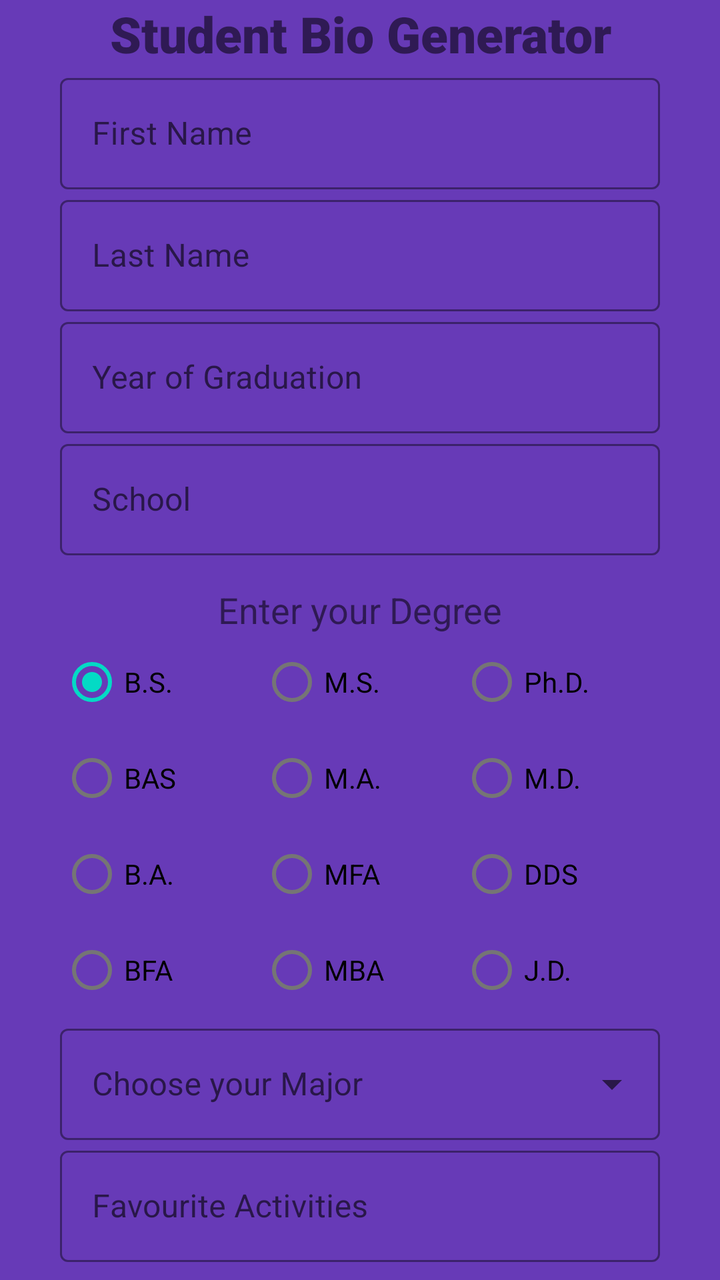
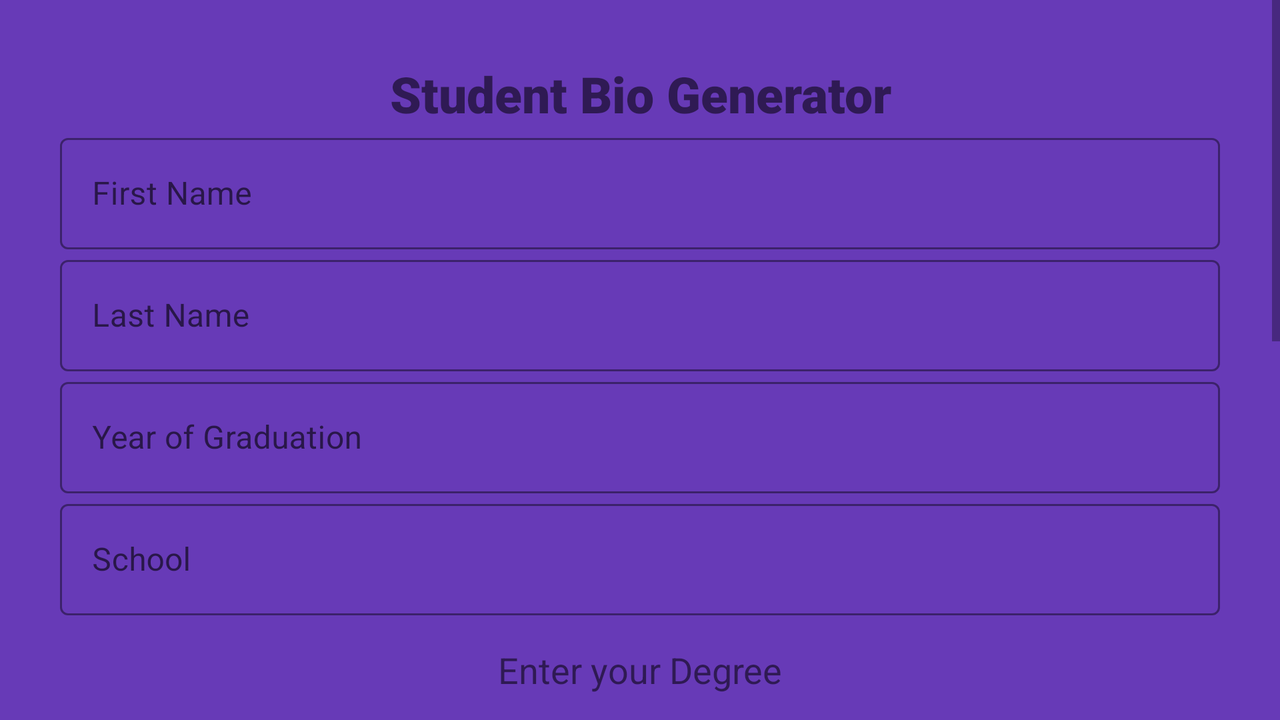

One screen, two layout resources from the same app: the default and the repository's alternative for another configuration. Each is rendered where Android would select it; the XML of both is given below.
<!-- AndroidManifest.xml: application theme Theme.TwoActivityBio -->
<!-- res/layout/activity_main.xml -->
<?xml version="1.0" encoding="utf-8"?>
<layout xmlns:android="http://schemas.android.com/apk/res/android"
    xmlns:app="http://schemas.android.com/apk/res-auto"
    xmlns:tools="http://schemas.android.com/tools">

    <androidx.constraintlayout.widget.ConstraintLayout
        android:layout_width="match_parent"
        android:layout_height="match_parent"
        android:background="#673AB7"
        android:orientation="vertical"
        tools:context=".MainActivity">


        <LinearLayout
            android:layout_width="match_parent"
            android:layout_height="wrap_content"
            android:layout_marginStart="30dp"
            android:layout_marginTop="30dp"
            android:layout_marginEnd="30dp"
            android:layout_marginBottom="30dp"
            android:orientation="vertical"
            app:layout_constraintBottom_toBottomOf="parent"
            app:layout_constraintEnd_toEndOf="parent"
            app:layout_constraintStart_toStartOf="parent"
            app:layout_constraintTop_toTopOf="parent">

            <TextView
                android:id="@+id/textView"
                android:layout_width="match_parent"
                android:layout_height="wrap_content"
                android:fontFamily="sans-serif-black"
                android:text="Student Bio Generator"
                android:textAlignment="center"
                android:textSize="25sp" />

            <com.google.android.material.textfield.TextInputLayout
                style="@style/Widget.MaterialComponents.TextInputLayout.OutlinedBox"
                android:layout_width="match_parent"
                android:layout_height="wrap_content"
                android:hint="First Name"
                app:boxStrokeColor="@color/black"
                app:hintTextColor="@color/black">

                <com.google.android.material.textfield.TextInputEditText
                    android:layout_width="match_parent"
                    android:layout_height="wrap_content"
                    android:id="@+id/firstname"
                    ></com.google.android.material.textfield.TextInputEditText>
            </com.google.android.material.textfield.TextInputLayout>

            <com.google.android.material.textfield.TextInputLayout
                style="@style/Widget.MaterialComponents.TextInputLayout.OutlinedBox"
                android:layout_width="match_parent"
                android:layout_height="wrap_content"
                android:hint="Last Name"
                app:boxStrokeColor="@color/black"
                app:hintTextColor="@color/black">

                <com.google.android.material.textfield.TextInputEditText
                    android:layout_width="match_parent"
                    android:layout_height="wrap_content"
                    android:id="@+id/lastname"></com.google.android.material.textfield.TextInputEditText>
            </com.google.android.material.textfield.TextInputLayout>

            <com.google.android.material.textfield.TextInputLayout
                style="@style/Widget.MaterialComponents.TextInputLayout.OutlinedBox"
                android:layout_width="match_parent"
                android:layout_height="wrap_content"
                android:hint="Year of Graduation"
                app:boxStrokeColor="@color/black"
                app:hintTextColor="@color/black">

                <com.google.android.material.textfield.TextInputEditText
                    android:layout_width="match_parent"
                    android:layout_height="wrap_content"
                    android:id="@+id/gradyear"
                    android:inputType="number"></com.google.android.material.textfield.TextInputEditText>
            </com.google.android.material.textfield.TextInputLayout>

            <com.google.android.material.textfield.TextInputLayout
                style="@style/Widget.MaterialComponents.TextInputLayout.OutlinedBox"
                android:layout_width="match_parent"
                android:layout_height="wrap_content"
                android:hint="School"
                app:boxStrokeColor="@color/black"
                app:hintTextColor="@color/black">

                <com.google.android.material.textfield.TextInputEditText
                    android:layout_width="match_parent"
                    android:layout_height="wrap_content"
                    android:id="@+id/school"></com.google.android.material.textfield.TextInputEditText>
            </com.google.android.material.textfield.TextInputLayout>

            <TextView
                android:id="@+id/textView2"
                android:layout_width="match_parent"
                android:layout_height="wrap_content"
                android:layout_marginTop="15dp"
                android:text="Enter your Degree"
                android:textAlignment="center"
                android:textSize="18sp" />

            <RadioGroup
                android:id="@+id/first_group"
                android:layout_width="match_parent"
                android:layout_height="wrap_content"
                android:orientation="horizontal">

                <RadioButton
                    android:id="@+id/type1"
                    android:layout_width="0dp"
                    android:layout_height="wrap_content"
                    android:layout_weight="1"
                    android:checked="true"
                    android:onClick="onRadioButtonClicked"
                    android:text="B.S." />

                <RadioButton
                    android:id="@+id/type2"
                    android:layout_width="0dp"
                    android:layout_height="wrap_content"
                    android:layout_weight="1"
                    android:onClick="onRadioButtonClicked"
                    android:text="M.S." />

                <RadioButton
                    android:id="@+id/type3"
                    android:layout_width="0dp"
                    android:layout_height="wrap_content"
                    android:layout_weight="1"
                    android:onClick="onRadioButtonClicked"
                    android:text="Ph.D." />
            </RadioGroup>

            <RadioGroup
                android:id="@+id/second_group"
                android:layout_width="match_parent"
                android:layout_height="wrap_content"
                android:layout_below="@id/first_group"
                android:orientation="horizontal">

                <RadioButton
                    android:id="@+id/type4"
                    android:layout_width="0dp"
                    android:layout_height="wrap_content"
                    android:layout_weight="1"
                    android:onClick="onRadioButtonClicked"
                    android:text="BAS" />

                <RadioButton
                    android:id="@+id/type5"
                    android:layout_width="0dp"
                    android:layout_height="wrap_content"
                    android:layout_weight="1"
                    android:onClick="onRadioButtonClicked"
                    android:text="M.A." />

                <RadioButton
                    android:id="@+id/type6"
                    android:layout_width="0dp"
                    android:layout_height="wrap_content"
                    android:layout_weight="1"
                    android:onClick="onRadioButtonClicked"
                    android:text="M.D." />
            </RadioGroup>

            <RadioGroup
                android:id="@+id/third_group"
                android:layout_width="match_parent"
                android:layout_height="wrap_content"
                android:layout_below="@id/second_group"
                android:orientation="horizontal">

                <RadioButton
                    android:id="@+id/type7"
                    android:layout_width="0dp"
                    android:layout_height="wrap_content"
                    android:layout_weight="1"
                    android:onClick="onRadioButtonClicked"
                    android:text="B.A." />

                <RadioButton
                    android:id="@+id/type8"
                    android:layout_width="0dp"
                    android:layout_height="wrap_content"
                    android:layout_weight="1"
                    android:onClick="onRadioButtonClicked"
                    android:text="MFA" />

                <RadioButton
                    android:id="@+id/type9"
                    android:layout_width="0dp"
                    android:layout_height="wrap_content"
                    android:layout_weight="1"
                    android:onClick="onRadioButtonClicked"
                    android:text="DDS" />
            </RadioGroup>

            <RadioGroup
                android:id="@+id/fourth_group"
                android:layout_width="match_parent"
                android:layout_height="wrap_content"
                android:layout_below="@id/third_group"
                android:orientation="horizontal">

                <RadioButton
                    android:id="@+id/type10"
                    android:layout_width="0dp"
                    android:layout_height="wrap_content"
                    android:layout_weight="1"
                    android:onClick="onRadioButtonClicked"
                    android:text="BFA" />

                <RadioButton
                    android:id="@+id/type11"
                    android:layout_width="0dp"
                    android:layout_height="wrap_content"
                    android:layout_weight="1"
                    android:onClick="onRadioButtonClicked"
                    android:text="MBA" />

                <RadioButton
                    android:id="@+id/type12"
                    android:layout_width="0dp"
                    android:layout_height="wrap_content"
                    android:layout_weight="1"
                    android:onClick="onRadioButtonClicked"
                    android:text="J.D." />
            </RadioGroup>


            <com.google.android.material.textfield.TextInputLayout
                style="@style/Widget.MaterialComponents.TextInputLayout.OutlinedBox.ExposedDropdownMenu"
                android:layout_width="match_parent"
                android:layout_height="wrap_content"
                android:hint="Choose your Major"
                app:boxStrokeColor="@color/black"
                app:hintTextColor="@color/black">

                <com.google.android.material.textfield.MaterialAutoCompleteTextView
                    android:id="@+id/combobox"
                    android:layout_width="match_parent"
                    android:layout_height="wrap_content"
                    android:inputType="none" />
            </com.google.android.material.textfield.TextInputLayout>

            <com.google.android.material.textfield.TextInputLayout
                style="@style/Widget.MaterialComponents.TextInputLayout.OutlinedBox"
                android:layout_width="match_parent"
                android:layout_height="wrap_content"
                android:hint="Favourite Activities"
                app:boxStrokeColor="@color/black"
                app:hintTextColor="@color/black">

                <com.google.android.material.textfield.TextInputEditText
                    android:layout_width="match_parent"
                    android:layout_height="wrap_content"
                    android:id="@+id/favactivities"></com.google.android.material.textfield.TextInputEditText>
            </com.google.android.material.textfield.TextInputLayout>

            <com.google.android.material.button.MaterialButton
                android:id="@+id/button"
                style="@style/Widget.MaterialComponents.Button.OutlinedButton"
                android:layout_width="match_parent"
                android:layout_height="wrap_content"
                android:layout_marginBottom="50dp"
                android:text="Generate"
                android:textColor="@color/black"
                app:strokeColor="@color/black" />


        </LinearLayout>

    </androidx.constraintlayout.widget.ConstraintLayout>
</layout>
<!-- resources referenced by this layout -->
<resources>
  <style name="Theme.TwoActivityBio" parent="Theme.MaterialComponents.DayNight.NoActionBar">
          <item name="android:windowFullscreen">true</item>
          
          <item name="colorPrimary">@color/purple_500</item>
          <item name="colorPrimaryVariant">@color/purple_700</item>
          <item name="colorOnPrimary">@color/white</item>
          
          <item name="colorSecondary">@color/teal_200</item>
          <item name="colorSecondaryVariant">@color/teal_700</item>
          <item name="colorOnSecondary">@color/black</item>
          
          <item name="android:statusBarColor" tools:targetApi="l">?attr/colorPrimaryVariant</item>
          
      </style>
</resources>
<!-- res/layout-land/activity_main.xml (the repository's variant of the layout above) -->
<!-- drawn on the phone turned sideways -->
<?xml version="1.0" encoding="utf-8"?>
<layout xmlns:android="http://schemas.android.com/apk/res/android"
    xmlns:app="http://schemas.android.com/apk/res-auto"
    xmlns:tools="http://schemas.android.com/tools">

    <androidx.constraintlayout.widget.ConstraintLayout
        android:layout_width="match_parent"
        android:layout_height="match_parent"
        android:background="#673AB7"
        android:orientation="vertical"
        tools:context=".MainActivity">

        <ScrollView
            android:layout_width="match_parent"
            android:layout_height="match_parent">

            <LinearLayout
                android:layout_width="match_parent"
                android:layout_height="wrap_content"
                android:layout_marginStart="30dp"
                android:layout_marginTop="30dp"
                android:layout_marginEnd="30dp"
                android:layout_marginBottom="30dp"
                android:orientation="vertical"
                app:layout_constraintBottom_toBottomOf="parent"
                app:layout_constraintEnd_toEndOf="parent"
                app:layout_constraintStart_toStartOf="parent"
                app:layout_constraintTop_toTopOf="parent">

                <TextView
                    android:id="@+id/textView"
                    android:layout_width="match_parent"
                    android:layout_height="wrap_content"
                    android:fontFamily="sans-serif-black"
                    android:text="Student Bio Generator"
                    android:textAlignment="center"
                    android:textSize="25sp" />

                <com.google.android.material.textfield.TextInputLayout
                    style="@style/Widget.MaterialComponents.TextInputLayout.OutlinedBox"
                    android:layout_width="match_parent"
                    android:layout_height="wrap_content"
                    android:hint="First Name"
                    app:boxStrokeColor="@color/black"
                    app:hintTextColor="@color/black">

                    <com.google.android.material.textfield.TextInputEditText
                        android:id="@+id/firstname"
                        android:layout_width="match_parent"
                        android:layout_height="wrap_content"></com.google.android.material.textfield.TextInputEditText>
                </com.google.android.material.textfield.TextInputLayout>

                <com.google.android.material.textfield.TextInputLayout
                    style="@style/Widget.MaterialComponents.TextInputLayout.OutlinedBox"
                    android:layout_width="match_parent"
                    android:layout_height="wrap_content"
                    android:hint="Last Name"
                    app:boxStrokeColor="@color/black"
                    app:hintTextColor="@color/black">

                    <com.google.android.material.textfield.TextInputEditText
                        android:id="@+id/lastname"
                        android:layout_width="match_parent"
                        android:layout_height="wrap_content"></com.google.android.material.textfield.TextInputEditText>
                </com.google.android.material.textfield.TextInputLayout>

                <com.google.android.material.textfield.TextInputLayout
                    style="@style/Widget.MaterialComponents.TextInputLayout.OutlinedBox"
                    android:layout_width="match_parent"
                    android:layout_height="wrap_content"
                    android:hint="Year of Graduation"
                    app:boxStrokeColor="@color/black"
                    app:hintTextColor="@color/black">

                    <com.google.android.material.textfield.TextInputEditText
                        android:id="@+id/gradyear"
                        android:layout_width="match_parent"
                        android:layout_height="wrap_content"
                        android:inputType="number"></com.google.android.material.textfield.TextInputEditText>
                </com.google.android.material.textfield.TextInputLayout>

                <com.google.android.material.textfield.TextInputLayout
                    style="@style/Widget.MaterialComponents.TextInputLayout.OutlinedBox"
                    android:layout_width="match_parent"
                    android:layout_height="wrap_content"
                    android:hint="School"
                    app:boxStrokeColor="@color/black"
                    app:hintTextColor="@color/black">

                    <com.google.android.material.textfield.TextInputEditText
                        android:id="@+id/school"
                        android:layout_width="match_parent"
                        android:layout_height="wrap_content"></com.google.android.material.textfield.TextInputEditText>
                </com.google.android.material.textfield.TextInputLayout>

                <TextView
                    android:id="@+id/textView2"
                    android:layout_width="match_parent"
                    android:layout_height="wrap_content"
                    android:layout_marginTop="15dp"
                    android:text="Enter your Degree"
                    android:textAlignment="center"
                    android:textSize="18sp" />

                <RadioGroup
                    android:id="@+id/first_group"
                    android:layout_width="match_parent"
                    android:layout_height="wrap_content"
                    android:orientation="horizontal">

                    <RadioButton
                        android:id="@+id/type1"
                        android:layout_width="0dp"
                        android:layout_height="wrap_content"
                        android:layout_weight="1"
                        android:checked="true"
                        android:onClick="onRadioButtonClicked"
                        android:text="B.S." />

                    <RadioButton
                        android:id="@+id/type2"
                        android:layout_width="0dp"
                        android:layout_height="wrap_content"
                        android:layout_weight="1"
                        android:onClick="onRadioButtonClicked"
                        android:text="M.S." />

                    <RadioButton
                        android:id="@+id/type3"
                        android:layout_width="0dp"
                        android:layout_height="wrap_content"
                        android:layout_weight="1"
                        android:onClick="onRadioButtonClicked"
                        android:text="Ph.D." />
                </RadioGroup>

                <RadioGroup
                    android:id="@+id/second_group"
                    android:layout_width="match_parent"
                    android:layout_height="wrap_content"
                    android:layout_below="@id/first_group"
                    android:orientation="horizontal">

                    <RadioButton
                        android:id="@+id/type4"
                        android:layout_width="0dp"
                        android:layout_height="wrap_content"
                        android:layout_weight="1"
                        android:onClick="onRadioButtonClicked"
                        android:text="BAS" />

                    <RadioButton
                        android:id="@+id/type5"
                        android:layout_width="0dp"
                        android:layout_height="wrap_content"
                        android:layout_weight="1"
                        android:onClick="onRadioButtonClicked"
                        android:text="M.A." />

                    <RadioButton
                        android:id="@+id/type6"
                        android:layout_width="0dp"
                        android:layout_height="wrap_content"
                        android:layout_weight="1"
                        android:onClick="onRadioButtonClicked"
                        android:text="M.D." />
                </RadioGroup>

                <RadioGroup
                    android:id="@+id/third_group"
                    android:layout_width="match_parent"
                    android:layout_height="wrap_content"
                    android:layout_below="@id/second_group"
                    android:orientation="horizontal">

                    <RadioButton
                        android:id="@+id/type7"
                        android:layout_width="0dp"
                        android:layout_height="wrap_content"
                        android:layout_weight="1"
                        android:onClick="onRadioButtonClicked"
                        android:text="B.A." />

                    <RadioButton
                        android:id="@+id/type8"
                        android:layout_width="0dp"
                        android:layout_height="wrap_content"
                        android:layout_weight="1"
                        android:onClick="onRadioButtonClicked"
                        android:text="MFA" />

                    <RadioButton
                        android:id="@+id/type9"
                        android:layout_width="0dp"
                        android:layout_height="wrap_content"
                        android:layout_weight="1"
                        android:onClick="onRadioButtonClicked"
                        android:text="DDS" />
                </RadioGroup>

                <RadioGroup
                    android:id="@+id/fourth_group"
                    android:layout_width="match_parent"
                    android:layout_height="wrap_content"
                    android:layout_below="@id/third_group"
                    android:orientation="horizontal">

                    <RadioButton
                        android:id="@+id/type10"
                        android:layout_width="0dp"
                        android:layout_height="wrap_content"
                        android:layout_weight="1"
                        android:onClick="onRadioButtonClicked"
                        android:text="BFA" />

                    <RadioButton
                        android:id="@+id/type11"
                        android:layout_width="0dp"
                        android:layout_height="wrap_content"
                        android:layout_weight="1"
                        android:onClick="onRadioButtonClicked"
                        android:text="MBA" />

                    <RadioButton
                        android:id="@+id/type12"
                        android:layout_width="0dp"
                        android:layout_height="wrap_content"
                        android:layout_weight="1"
                        android:onClick="onRadioButtonClicked"
                        android:text="J.D." />
                </RadioGroup>


                <com.google.android.material.textfield.TextInputLayout
                    style="@style/Widget.MaterialComponents.TextInputLayout.OutlinedBox.ExposedDropdownMenu"
                    android:layout_width="match_parent"
                    android:layout_height="wrap_content"
                    android:hint="Choose your Major"
                    app:boxStrokeColor="@color/black"
                    app:hintTextColor="@color/black">

                    <com.google.android.material.textfield.MaterialAutoCompleteTextView
                        android:id="@+id/combobox"
                        android:layout_width="match_parent"
                        android:layout_height="wrap_content"
                        android:inputType="none" />
                </com.google.android.material.textfield.TextInputLayout>

                <com.google.android.material.textfield.TextInputLayout
                    style="@style/Widget.MaterialComponents.TextInputLayout.OutlinedBox"
                    android:layout_width="match_parent"
                    android:layout_height="wrap_content"
                    android:hint="Favourite Activities"
                    app:boxStrokeColor="@color/black"
                    app:hintTextColor="@color/black">

                    <com.google.android.material.textfield.TextInputEditText
                        android:id="@+id/favactivities"
                        android:layout_width="match_parent"
                        android:layout_height="wrap_content"></com.google.android.material.textfield.TextInputEditText>
                </com.google.android.material.textfield.TextInputLayout>

                <com.google.android.material.button.MaterialButton
                    android:id="@+id/button"
                    style="@style/Widget.MaterialComponents.Button.OutlinedButton"
                    android:layout_width="match_parent"
                    android:layout_height="wrap_content"
                    android:text="Generate"
                    android:layout_marginBottom="50dp"
                    android:textColor="@color/black"
                    app:strokeColor="@color/black" />


            </LinearLayout>
        </ScrollView>

    </androidx.constraintlayout.widget.ConstraintLayout>
</layout>
